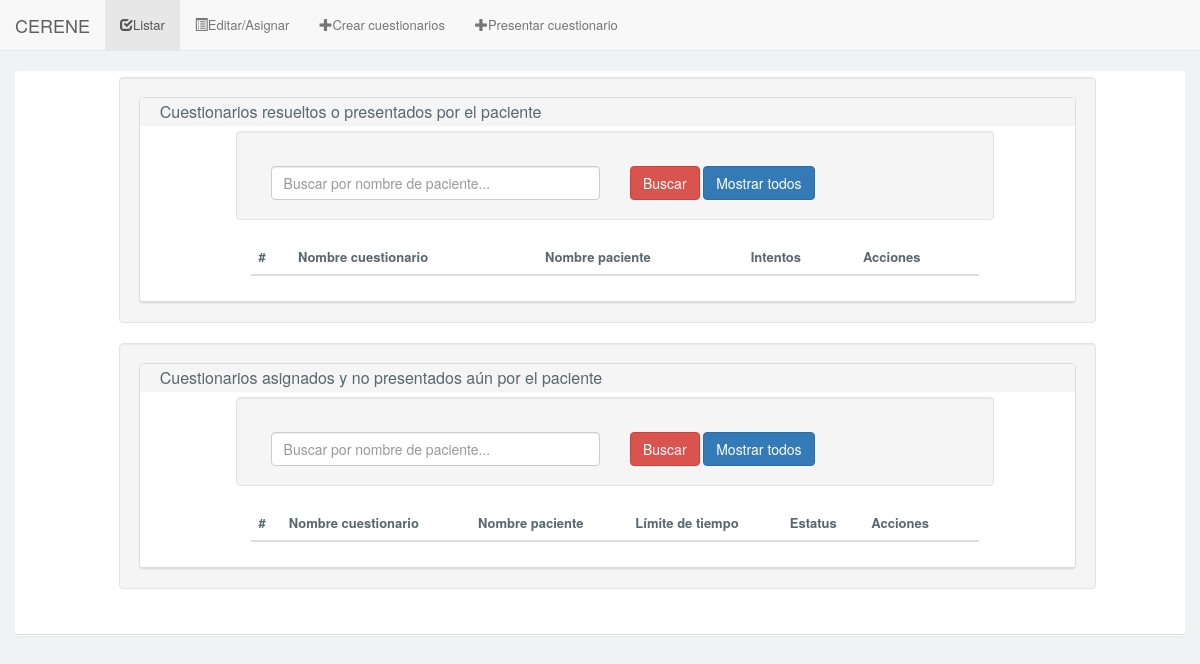
Before: /Cuestionario/cuestionarioListar.php with the older database file.
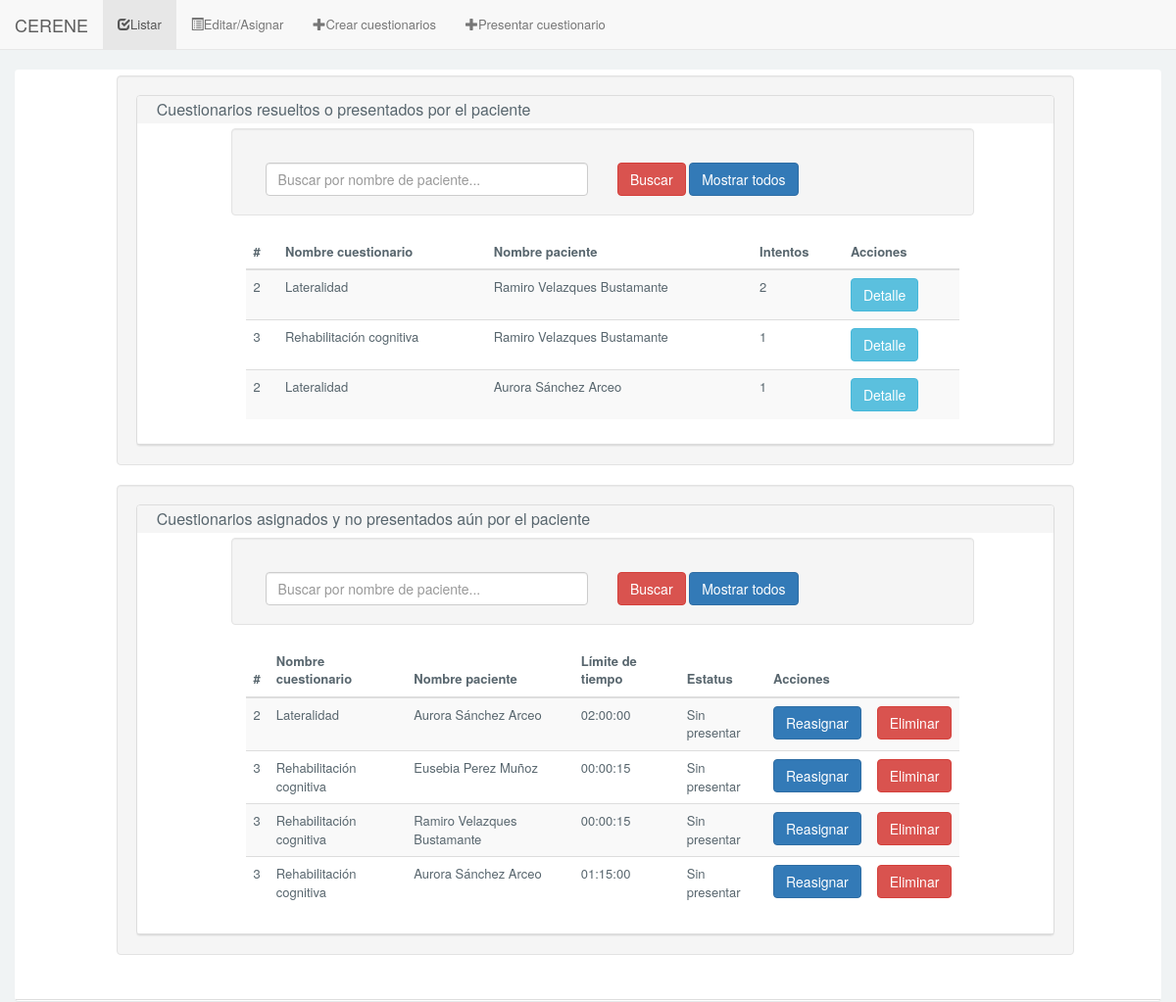
After: the same page with the newer database file.
### tables this page shows
CREATE TABLE IF NOT EXISTS `cuestionarioResuelto` (
  `idCuestionarioResuelto` INT NOT NULL AUTO_INCREMENT,
  `estatus` TINYINT(1) NULL,
  `fecha` DATE NULL,
  `tiempoInicio` TIME NULL,
  `tiempoFin` TIME NULL,
  `limiteTiempo` TIME NULL,
  `puntuacion` INT(3) NULL,
  `intento` INT(2) NULL,
  `idPaciente` INT NOT NULL,
  `idCuestionario` INT NOT NULL,
  PRIMARY KEY (`idCuestionarioResuelto`),
  INDEX `fk_cuestionarioResuelto_Paciente1_idx` (`idPaciente` ASC),
  INDEX `fk_cuestionarioResuelto_cuestionario1_idx` (`idCuestionario` ASC),
  CONSTRAINT `fk_cuestionarioResuelto_Paciente1`
    FOREIGN KEY (`idPaciente`)
    REFERENCES `Paciente` (`idPaciente`)
    ON DELETE NO ACTION
    ON UPDATE NO ACTION,
  CONSTRAINT `fk_cuestionarioResuelto_cuestionario1`
    FOREIGN KEY (`idCuestionario`)
    REFERENCES `cuestionario` (`idCuestionario`)
    ON DELETE NO ACTION
    ON UPDATE NO ACTION);

CREATE TABLE IF NOT EXISTS `cuestionario` (
  `idCuestionario` INT NOT NULL AUTO_INCREMENT,
  `nombre` VARCHAR(200) NOT NULL,
  PRIMARY KEY (`idCuestionario`));

CREATE TABLE IF NOT EXISTS `Paciente` (
  `idPaciente` INT NOT NULL AUTO_INCREMENT,
  `nombre` VARCHAR(100) NOT NULL,
  `apellidoPaterno` VARCHAR(100) NOT NULL,
  `apellidoMaterno` VARCHAR(100) NOT NULL,
  `numHermanos` INT NOT NULL,
  `lateralidad` VARCHAR(15) NOT NULL,
  `gradoEscolar` VARCHAR(45) NOT NULL,
  `fechaNacimiento` DATE NULL,
  `calle` VARCHAR(255) NULL,
  `numero` VARCHAR(45) NULL,
  `colonia` VARCHAR(100) NULL,
  `municipio` VARCHAR(100) NULL,
  `estado` VARCHAR(50) NULL,
  `cp` INT NULL,
  `genero` VARCHAR(10) NOT NULL,
  `foto` VARCHAR(255) NULL,
  PRIMARY KEY (`idPaciente`));

### Cuestionario/conexion/conexion.php (called while the page is built, shortened)
<?php
	class Conexion{
		public static function conectar(){
		    $server = "localhost";
		    $user = "root";
		    $pass = "";
		    $bd = "cuestionario";
		    $conexion = mysqli_connect($server, $user, $pass,$bd);
		    return $conexion;
		}
		public static function consultaDevolver($sql){
			$conexion = Conexion::conectar();
		    mysqli_set_charset($conexion, "utf8");
		    $resultado = mysqli_query($conexion,$sql);
		    return $resultado;
		}
	}
?>

### Cuestionario/models/cuestionariosResueltos_models.php (called while the page is built, shortened)
<?php
	class cuestionariosResueltos_models{
		public static function listarT1(){
			$sql = "SELECT cuestionarioresuelto.idCuestionarioResuelto, cuestionarioresuelto.idCuestionario, cuestionarioresuelto.idPaciente, cuestionario.nombre AS nombreCuestionario, paciente.nombre AS nombrePaciente, paciente.apellidoPaterno, paciente.apellidoMaterno, MAX(cuestionarioresuelto.intento) AS intentos FROM cuestionario INNER JOIN cuestionarioresuelto ON cuestionario.idCuestionario = cuestionarioresuelto.idCuestionario INNER JOIN paciente ON cuestionarioresuelto.idPaciente = paciente.idPaciente WHERE cuestionarioresuelto.estatus = '1' GROUP BY cuestionarioresuelto.idPaciente, cuestionarioresuelto.idCuestionario";
			$resultado = Conexion::consultaDevolver($sql);
			return $resultado;
		}
		public static function listarT2(){
			$sql = "SELECT cuestionarioresuelto.idCuestionarioResuelto, cuestionarioresuelto.idCuestionario, cuestionarioresuelto.idPaciente, cuestionario.nombre AS nombreCuestionario, paciente.nombre AS nombrePaciente, paciente.apellidoPaterno, paciente.apellidoMaterno, cuestionarioresuelto.limiteTiempo, cuestionarioresuelto.estatus FROM cuestionario INNER JOIN cuestionarioresuelto ON cuestionario.idCuestionario = cuestionarioresuelto.idCuestionario INNER JOIN paciente ON cuestionarioresuelto.idPaciente = paciente.idPaciente WHERE cuestionarioresuelto.estatus = '0'";
			$resultado = Conexion::consultaDevolver($sql);
			return $resultado;
		}
		public static function reasignarANP(){
			$sql = "SELECT paciente.idPaciente, paciente.nombre, paciente.apellidoPaterno, paciente.apellidoMaterno FROM paciente";
			$resultado = Conexion::consultaDevolver($sql);
			return $resultado;
		}
	}
?>

### Cuestionario/cuestionarioListar.php (the view, shortened to what this page needs)
<!DOCTYPE html>
<html lang="es">
    <?php include("design/head.php"); ?>
    <body>
        <?php
            include("design/header.php");
            $resultado = cuestionariosResueltos_models::listarT1();
            $resultado2 = cuestionariosResueltos_models::listarT2();
            $pacientes = cuestionariosResueltos_models::reasignarANP();
        ?>
        <div id="content" class="article-v1">
            <div class="col-md-12">
                <div class="panel">
                    <div class="panel-body">
                        <div class="panel-group">
                            <div class="row">
                                <div class="col-md-10 col-md-offset-1 well">
                                    <div class="panel panel-default">
                                        <div class="panel-heading">
                                            <h4 class="panel-title">
                                                Cuestionarios resueltos o presentados por el paciente
                                            </h4>
                                    </div>
                                    <div class="panel-body">
                                        <div class="col-md-10 col-md-offset-1 well">
                                            <form method="post" action="cuestionarioListarBuscarRP.php">
                                                <div class="form-group">
                                                    <div class="col-md-6">
                                                        <input class="form-control" id="nombre_RP" name="nombre_RP" placeholder="Buscar por nombre de paciente..." type="text">
                                                    </div>
                                                    <div class="col-md-6">
                                                        <input id="btn_buscar" name="btn_search" type="submit" class="btn btn-danger" value="Buscar" />
                                                        <input id="btn-todos" name="btn_todos" type="submit" class="btn btn-primary" onclick="limpiarRP();" value="Mostrar todos" />
                                                    </div>
                                                </div>
                                            </form>
                                        </div>
                                        <div class="col-md-10 col-md-offset-1 bg-border table-responsive">
                                            <table class="table table-striped table-hover">
                                                <thead>
                                                    <tr>
                                                        <th>#</th>
                                                        <th>Nombre cuestionario</th>
                                                        <th>Nombre paciente</th>
                                                        <th>Intentos</th>
                                                        <th>Acciones</th>
                                                    </tr>
                                                </thead>
                                                <tbody>
                                                <?php
                                                    $i = 0;
                                                    while($row = mysqli_fetch_assoc($resultado)){
                                                ?>
                                                    <tr>
                                                        <td><?php echo $row['idCuestionario']; ?></td>
                                                        <td><?php echo $row['nombreCuestionario']; ?></td>
                                                        <td><?php echo $row['nombrePaciente'] . " " . $row['apellidoPaterno'] . " " .$row['apellidoMaterno']; ?></td>
                                                        <td><?php echo $row['intentos']; ?></td>
                                                        <td><a class="btn btn-info"  href="javascript:document.form_editar<?php echo $i; $i++; ?>.submit()">Detalle</a></td>
                                                    </tr>
                                                <?php } ?>
                                                </tbody>
                                            </table>
                                        </div>
                                    </div>
                                </div>
                            </div>
                        </div>
                        <div class="row">
                            <div class="col-md-10 col-md-offset-1 well">
                                <div class="panel panel-default">
                                    <div class="panel-heading">
                                        <h3 id="ANP" class="panel-title">
                                            Cuestionarios asignados y no presentados aún por el paciente</a>
                                        </h3>
                                </div>
                                <div class="panel-body">
                                    <div class="col-md-10 col-md-offset-1 well">
                                        <form action="cuestionarioListarBuscarANP.php" method="post" id="form_buscarANP">
                                            <div class="form-group">
                                                <div class="col-md-6">
                                                    <input class="form-control" id="nombre_ANP" name="nombre_ANP" placeholder="Buscar por nombre de paciente..." type="text" value="" />
                                                </div>
                                                <div class="col-md-6">
                                                    <button id="btn_search" name="btn_search" class="btn btn-danger" onclick="tipoBusqueda('1'),function(){document.getElementById('form_buscarANP').submit()};">Buscar</button>
                                                    <button id="btn_todos" name="btn_todos" class="btn btn-primary" onclick="tipoBusqueda('1'),limpiarANP(),function(){document.getElementById('form_buscarANP').submit()};" type="submit">Mostrar todos</button>
                                                </div>
                                            </div>
                                        </form>
                                    </div>
                                    <div class="col-md-10 col-md-offset-1 bg-border table-responsive">
                                        <table class="table table-striped table-hover">
                                            <thead>
                                                <tr>
                                                    <th>#</th>
                                                    <th>Nombre cuestionario</th>
                                                    <th>Nombre paciente</th>
                                                    <th>Límite de tiempo</th>
                                                    <th>Estatus</th>
                                                    <th>Acciones</th>
                                                    <th></th>
                                                </tr>
                                            </thead>
                                            <tbody>
                                                <?php
                                                    while($row = mysqli_fetch_assoc($resultado2)){
                                                ?>
                                                <tr>
                                                    <td><?php echo $row['idCuestionario']; ?></td>
                                                    <td><?php echo $row['nombreCuestionario']; ?></td>
                                                    <td><?php echo $row['nombrePaciente'] . " " . $row['apellidoPaterno']. " " .$row['apellidoMaterno']; ?></td>
                                                    <td><?php echo $row['limiteTiempo']; ?></td>
                                                    <td><?php if($row['estatus'] == '0') echo "Sin presentar"; ?></td>
                                                    <td><button type="button" class="btn btn-primary btn-md" data-toggle="modal" data-target="#myModalReasignar" onclick="recuperarId('<?php echo $row['idCuestionario'];?>','<?php echo $row['idPaciente']; ?>','<?php echo $row['limiteTiempo'];?>','<?php echo $row['idCuestionarioResuelto'];?>');">Reasignar</button></td>
                                                    <td><button type="button" class="btn btn-danger btn-md" data-toggle="modal" data-target="#myModalEliminar" onclick="eliminarId('<?php echo $row['idCuestionario'];?>','<?php echo $row['idPaciente']; ?>');">Eliminar</button></td>
                                                </tr>
                                                <?php } ?>
                                            </tbody>
                                        </table>
                                    </div>
                                </div>
                            </div>
                        </div>
                    </div>
                </div>
            </div>
        </div>
        </div>
    </div>
</body>
</html>

### Cuestionario/design/head.php (shortened to what this page needs)
<head>
    <link href="css/bootstrap.min.css" rel="stylesheet">
    <link href="css/estilos.css" rel="stylesheet">
</head>

### Cuestionario/design/header.php (shortened to what this page needs)
<nav class="navbar navbar-default navbar-static-top" role="navigation">
    <div class="navbar-header">
        <a class="navbar-brand" href="#">CERENE</a>
    </div>
    <div class="collapse navbar-collapse navbar-ex1-collapse">
        <ul class="nav navbar-nav">
            <li class="active"><a href="cuestionarioListar.php"><span class="glyphicon glyphicon-check" aria-hidden="true"></span>Listar</a></li>
            <li><a href="cuestionarioEditarAsignar.php"><span class="glyphicon glyphicon-list-alt" aria-hidden="true"></span>Editar/Asignar</a></li>
            <li><a href="cuestionarios_crear.php"><span class="glyphicon glyphicon-plus" aria-hidden="true"></span>Crear cuestionarios</a></li>
            <li><a href="cuestionarioPresentar.php"><span class="glyphicon glyphicon-plus" aria-hidden="true"></span>Presentar cuestionario</a></li>
        </ul>
    </div>
</nav>

### Cuestionario/css/estilos.css (style rules this page uses)
body { font-family: "Source Sans Pro","Helvetica Neue",Helvetica,Arial,sans-serif; font-size: 13px; background-color:#f0f3f4; line-height: 1.42857143 !important; color: #58666e !important; }
.panel-heading { line-height: 1.42857143 !important; color: #58666e !important; }
.panel-heading,.fc-head { padding: 0px; background: #F9F9F9; padding: 5px; padding-left: 20px; border-bottom: 1px solid #ddd; }
.panel-body { padding: 0px; padding: 5px; padding-left: 20px; border-bottom: 1px solid #ddd; }

Changed rows visible on the page:
added cuestionarioresuelto: idCuestionario "2", idCuestionario.nombre "Lateralidad", idPaciente.nombre "Ramiro", idPaciente.apellidoPaterno "Velazques", idPaciente.apellidoMaterno "Bustamante", intentos "2", shown under "Cuestionarios resueltos o presentados por el paciente"
added cuestionarioresuelto: idCuestionario "3", idCuestionario.nombre "Rehabilitación cognitiva", idPaciente.nombre "Ramiro", idPaciente.apellidoPaterno "Velazques", idPaciente.apellidoMaterno "Bustamante", intentos "1", shown under "Cuestionarios resueltos o presentados por el paciente"
added cuestionarioresuelto: idCuestionario "2", idCuestionario.nombre "Lateralidad", idPaciente.nombre "Aurora", idPaciente.apellidoPaterno "Sánchez", idPaciente.apellidoMaterno "Arceo", intentos "1", shown under "Cuestionarios resueltos o presentados por el paciente"
added cuestionarioresuelto: idCuestionario "2", idCuestionario.nombre "Lateralidad", idPaciente.nombre "Aurora", idPaciente.apellidoPaterno "Sánchez", idPaciente.apellidoMaterno "Arceo", limiteTiempo "02:00:00", estatus "Sin presentar", shown under "Cuestionarios asignados y no presentados aún por el paciente"
added cuestionarioresuelto: idCuestionario "3", idCuestionario.nombre "Rehabilitación cognitiva", idPaciente.nombre "Eusebia", idPaciente.apellidoPaterno "Perez", idPaciente.apellidoMaterno "Muñoz", limiteTiempo "00:00:15", estatus "Sin presentar", shown under "Cuestionarios asignados y no presentados aún por el paciente"
added cuestionarioresuelto: idCuestionario "3", idCuestionario.nombre "Rehabilitación cognitiva", idPaciente.nombre "Ramiro", idPaciente.apellidoPaterno "Velazques", idPaciente.apellidoMaterno "Bustamante", limiteTiempo "00:00:15", estatus "Sin presentar", shown under "Cuestionarios asignados y no presentados aún por el paciente"
added cuestionarioresuelto: idCuestionario "3", idCuestionario.nombre "Rehabilitación cognitiva", idPaciente.nombre "Aurora", idPaciente.apellidoPaterno "Sánchez", idPaciente.apellidoMaterno "Arceo", limiteTiempo "01:15:00", estatus "Sin presentar", shown under "Cuestionarios asignados y no presentados aún por el paciente"
